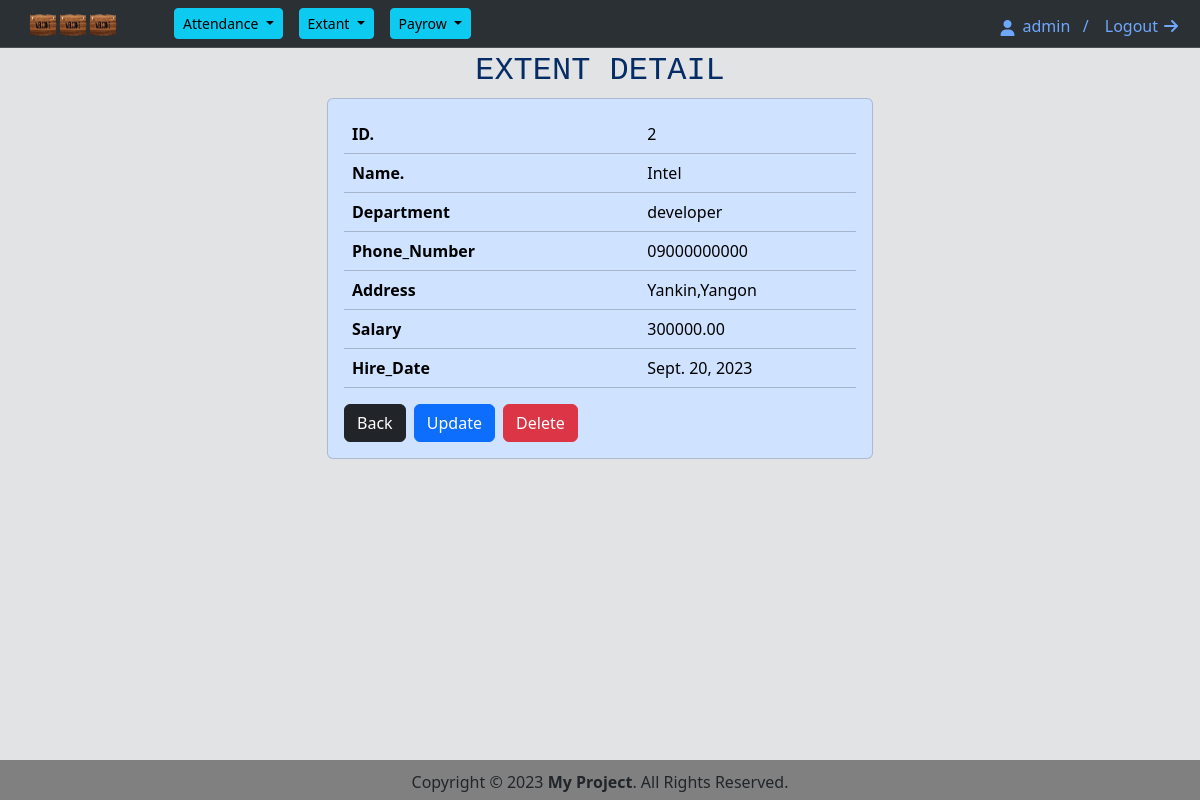
Screenshot of /extant/detail/2/ (signed in) with the database file from the repository.
### extant/models.py (models this page shows, shortened)
class ExtantModel(models.Model):
    name = models.CharField(max_length=30)
    department = models.CharField(max_length=100,default='...')
    phone_number = models.CharField(max_length=20,default=None)
    address = models.CharField(max_length=200)
    salary = models.DecimalField(max_digits=10, decimal_places=2)
    hire_date = models.DateField()

### extant/views.py (the view)
# urls.py: path('detail/<int:pk>/',views.extant_detail,name='detail'),
@permission_required('extant.view_extantmodel',login_url='login')
def extant_detail(request,pk):
    if request.method == "GET":
        extants = ExtantModel.objects.get(id=pk)
        return render(request,'extant_detail.html',{"extants":extants})

### extant/templates/extant_detail.html (shortened to what this page needs)
{% extends 'base.html' %}
{% block title %}  <h2>Extent Detail</h2> {% endblock %}
{% block body %}
{% load static %}
<div class="container">
  <div class="row">
    <div class="col-sm-3"></div>
    <div class="col-sm-6">
      <div class="card bg-primary-subtle">
        <div class="card-body">
          <table class="table table-primary">
            <tbody>
              <tr>
                <th scope="col">ID.</th>
                <td colspan="2"></td>
                <td></td>
                <td>{{ extants.id }}</td>
              </tr>
              <tr>
                <th scope="col">Name.</th>
                <td colspan="2"></td>
                <td></td>
                <td>{{ extants.name }}</td>
              </tr>
              <tr>
                <th scope="col">Department</th>
                <td colspan="2"></td>
                <td></td>
                <td>{{ extants.department }}</td>
              </tr>
              <tr>
                <th scope="col">Phone_Number</th>
                <td colspan="2"></td>
                <td></td>
                <td>{{ extants.phone_number }}</td>
              </tr>
              <tr>
                <th scope="col">Address</th>
                <td colspan="2"></td>
                <td></td>
                <td>{{ extants.address }}</td>
              </tr>
              <tr>
                <th scope="col">Salary</th>
                <td colspan="2"></td>
                <td></td>
                <td>{{ extants.salary }}</td>
              </tr>
              <tr>
                <th scope="col">Hire_Date</th>
                <td colspan="2"></td>
                <td></td>
                <td>{{extants.hire_date}}</td>
              </tr>
            </tbody>
          </table>
          <a href="javascript:history.back()" class="btn btn-dark me-1" role="button">Back</a>
          <a href="/extant/update/{{extants.id}}/" class="btn btn-primary me-1">Update</a>
          <button type="button" class="btn btn-danger" data-bs-toggle="modal" data-bs-target="#exampleModal">
            Delete
          </button>
        </div>
      </div>
    </div>
    <div class="col-sm-3"></div>
  </div>
</div>
{% endblock %}

### templates/header.html (shortened to what this page needs)
<nav class="navbar navbar-expand-lg bg-body-tertiary border-bottom border-body" data-bs-theme="dark">
    <div class="container-fluid">
        <a class="ms-3" href="#">
            <img src="/static/logoimg.png"><img src="/static/logoimg.png"><img src="/static/logoimg.png">
        </a>
        {% if user.is_authenticated %}
        <div class="collapse navbar-collapse ms-2" id="navbarNav">
            <ul class="navbar-nav">
                <div class="btn-group ms-5">
                    <button type="button" class="btn btn-sm btn-info dropdown-toggle" data-bs-toggle="dropdown" aria-expanded="false">
                        Attendance
                    </button>
                </div>
                <div class="btn-group ms-3">
                    <button type="button" class="btn btn-sm btn-info dropdown-toggle" data-bs-toggle="dropdown" aria-expanded="false">
                        Extant
                    </button>
                </div>
                <div class="btn-group ms-3">
                    <button type="button" class="btn btn-sm btn-info dropdown-toggle" data-bs-toggle="dropdown" aria-expanded="false">
                        Payrow
                    </button>
                </div>
            </ul>
        </div>
        <div class="d-flex mt-1 me-2">
            <a href="#" class="text-decoration-none me-2 icon-link icon-link-hover" style="--bs-icon-link-transform: translate3d(0, -.125rem, 0);">
            <i class="fa-solid fa-user mt-1 bi" aria-hidden="true"></i>
            {{ user.username }} &nbsp;&nbsp;/</a>
            <a href="/logout" class="text-decoration-none ms-2 icon-link icon-link-hover">
                Logout<i class="fa-solid fa-arrow-right bi" aria-hidden="true"></i></a>
        </div>
        {% endif %}
    </div>
</nav>

### static/css/style.css (style rules this page uses)
img { width: 30px; height: 30px; }

### rows the page displays
ExtantModel: id "2", name "Intel", department "developer", phone_number "09000000000", address "Yankin,Yangon", salary "300000.00", hire_date "Sept. 20, 2023"

### other values shown
{{ user.username }} "admin"
